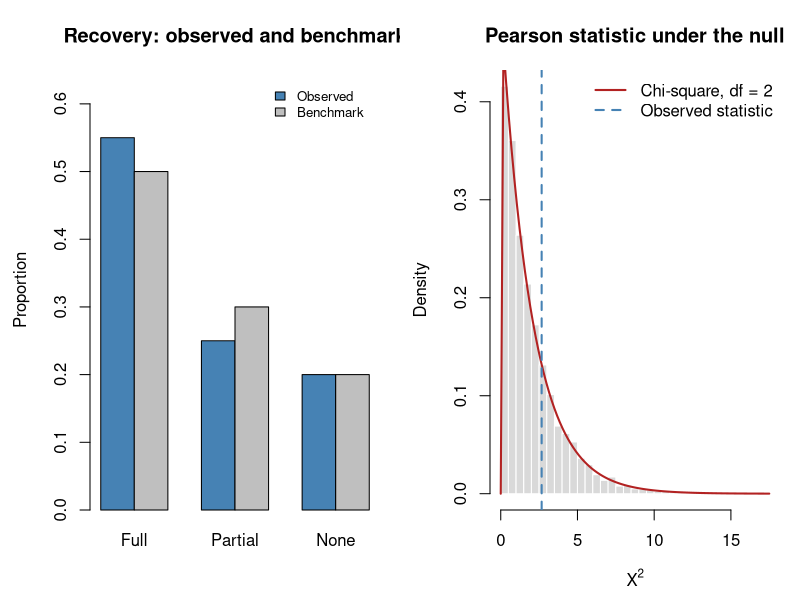
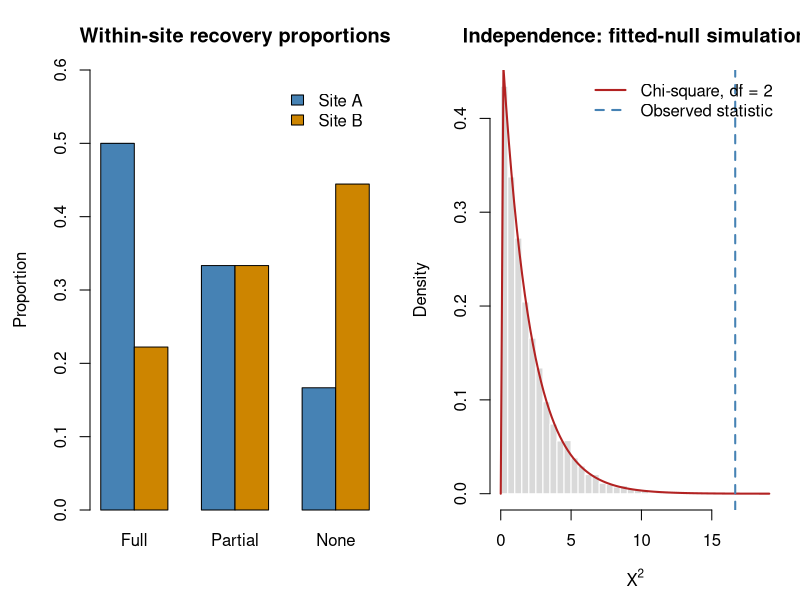
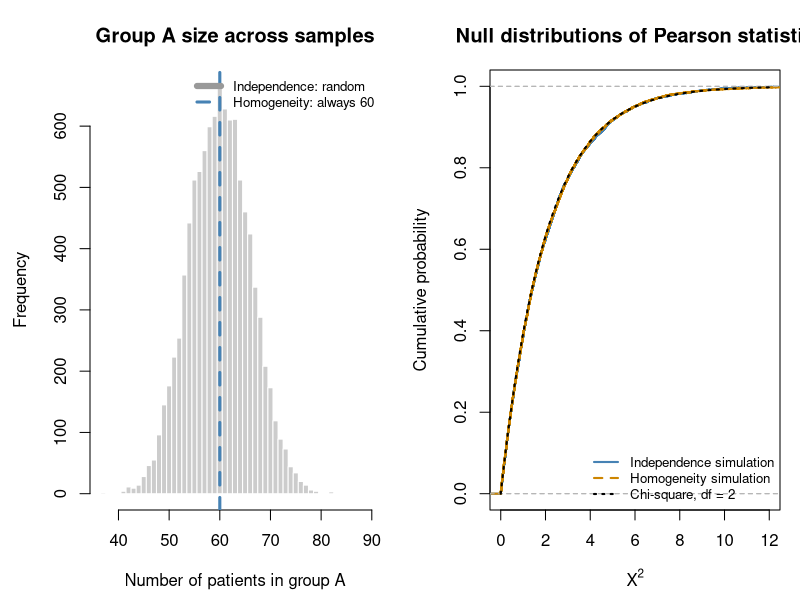

Source code (R) for these figures, in order:
# CATEGORICAL DATA ANALYSIS: SESSION 1
# Statistical Inference 2026-27
# Three classroom demos using a hypothetical hospital recovery study.
# Base R only: no packages or downloads required.
#
# HOW TO USE
# Explanations are inline comments only; they are not printed to the console.
# Numeric results and plots are retained for the classroom demonstrations.
# <- assigns a value; c() combines values; rbind()/cbind() combine rows/columns.
# set.seed() makes simulations repeatable; B is the number of simulated samples.
# A null model is the benchmark assumption used to generate expected counts.
# source("categorical_session1_demo.R") runs all demos; plots appear separately.
# Run from top to bottom, selecting successive lines or blocks in RStudio.
# All objects stay in your workspace; later sections reuse earlier results.
# Run each for-loop as a complete block.
# In RStudio, use the Plots history to revisit plots.
# All datasets are teaching examples, not clinical evidence.
# Simulations assume independent patients with common probabilities within
# each population/group. They do not model hospital clustering or missingness.

# ============================================================================
# 1. MULTINOMIAL COUNTS AND A SPECIFIED RECOVERY BENCHMARK (10-15 minutes)
# ============================================================================
set.seed(20261028)
n <- 200L
B <- 10000L                       # Number of simulated cohorts
p0 <- c(Full = 0.50, Partial = 0.30, None = 0.20)
observed <- c(Full = 110, Partial = 50, None = 40)

# First create individual patient outcomes, then count categories.
# Fixing factor levels keeps a category even if it happens to have count 0.
patient_outcomes <- factor(
  sample(names(p0), size = n, replace = TRUE, prob = p0),
  levels = names(p0)
)
# These are the recovery labels for just the first 12 of 200 simulated patients. Full,
# Partial and None are categories, not numbers. The Levels line lists all possible
# categories; it is not an extra patient.
print(head(patient_outcomes, 12))
# This table counts how many of the 200 simulated patients fall in each category. The
# three counts must add to 200. They need not equal 100, 60 and 40 because this is one
# random cohort.
print(table(patient_outcomes))
# These are the same counts divided by 200. Read 0.50 as 50% of patients. The proportions
# sum to 1. This simulated cohort is separate from the supplied observed counts used
# later.
print(prop.table(table(patient_outcomes)))
# This random cohort is distinct from the supplied observed cohort below.

# rmultinom() generates counts directly; each COLUMN is one cohort.
counts <- rmultinom(B, size = n, prob = p0)
rownames(counts) <- names(p0)
expected <- n * p0
theoretical_cov <- n * (diag(as.numeric(p0)) - outer(p0, p0))
dimnames(theoretical_cov) <- list(names(p0), names(p0))
empirical_cov <- cov(t(counts))   # cov() treats columns as variables

# We now simulate 10,000 cohorts, each with 200 patients. Theoretical is n times the
# benchmark probability: 100, 60 and 40. Simulated is the average count across cohorts,
# not the count from one cohort. The two columns should be close.
print(round(cbind(Theoretical = expected, Simulated = rowMeans(counts)), 3))
# This matrix describes how category COUNTS vary across repeated cohorts. Diagonal entries
# are variances: n*p*(1-p). Off-diagonal entries are covariances: -n*p_i*p_j. Negative
# covariance occurs because all counts must share a fixed total of 200; it does not mean
# the patients are dependent.
print(theoretical_cov)
# This estimates the same covariance matrix using the 10,000 simulated cohorts. Compare
# each entry with the theoretical matrix above. Small differences are simulation noise.
# t(counts) makes cohorts the rows and categories the columns, as cov() requires.
print(round(empirical_cov, 2))
# colSums(counts) finds the total patient count in each simulated cohort. Every total is
# 200, so the variance of those totals is exactly zero even though the individual category
# counts vary.
print(var(colSums(counts)))
# ASK: Independent patients, but negative count covariances -- why?
# ANSWER: A patient contributes to exactly one category; totals stay at n.

# Calculate Pearson manually, retaining each category's contribution.
contributions <- (observed - expected)^2 / expected
X2 <- sum(contributions)
df <- length(p0) - 1L
p_asym <- pchisq(X2, df = df, lower.tail = FALSE)
# We now use the supplied observed cohort: 110 Full, 50 Partial and 40 None. Expected
# means what the benchmark predicts on average: 100, 60 and 40. Each Pearson contribution
# is (Observed-Expected)^2/Expected. These contributions measure discrepancies and add to
# the test statistic.
print(cbind(Observed = observed, Expected = expected,
            Pearson_contribution = contributions))
# X2 is the total Pearson discrepancy, about 2.667. There are 2 degrees of freedom because
# three counts have one fixed-total constraint and no benchmark probabilities were
# estimated. The p-value, about 0.264, is the null-model probability of a statistic at
# least this large (using a chi-square approximation). At a 5% threshold we do not reject
# the benchmark; this does not establish that it is true.
print(c(X2 = X2, df = df, asymptotic_p = p_asym))
# Verify only AFTER showing the manual calculation.
reference <- chisq.test(observed, p = p0)
# This is the built-in R check of the manual Pearson calculation above. X-squared is X2,
# df is degrees of freedom, and p-value is the upper-tail probability. The numbers should
# match. The following stopifnot() is silent if the check passes and stops the script if
# it fails.
print(reference)
stopifnot(isTRUE(all.equal(X2, unname(reference$statistic))))

# The same fixed null probabilities are used for every simulated cohort.
differences <- sweep(counts, 1, expected, '-')
X2_sim <- colSums(sweep(differences^2, 1, expected, '/'))
# Include ties. The +1 construction gives a valid Monte Carlo test under
# this fully specified null, rather than reporting a spurious zero p-value.
p_mc <- (1 + sum(X2_sim >= X2 - 1e-12)) / (B + 1)
# Asymptotic uses the theoretical chi-square curve. Monte_Carlo estimates the null tail
# probability from simulated cohorts, counting statistics at least as large as the
# observed one. Approx_MC_SE measures simulation uncertainty in that estimate, not
# uncertainty in the recovery probabilities. Neither p-value is the probability that the
# null hypothesis is true.
print(c(Asymptotic = p_asym, Monte_Carlo = p_mc,
        Approx_MC_SE = sqrt(p_mc * (1 - p_mc) / B)))

oldpar <- par(no.readonly = TRUE)
par(mfrow = c(1, 2), mar = c(4.5, 4.5, 3.5, 1))
# PLOT 1 (left): Blue bars are the observed proportions 0.55, 0.25, 0.20; grey bars are
# the benchmark 0.50, 0.30, 0.20. Compare bar heights within each recovery category.
barplot(rbind(Observed = observed / n, Benchmark = p0), beside = TRUE,
        col = c('steelblue', 'grey75'), ylim = c(0, 0.65),
        ylab = 'Proportion', main = 'Recovery: observed and benchmark',
        legend.text = TRUE, args.legend = list(bty = 'n', cex = 0.8))
# PLOT 2 (right): Grey bars show Pearson statistics from repeated null samples. The red
# curve is the chi-square approximation; the dashed blue line is the observed statistic.
# The null probability to the right of that line is the p-value. The vertical axis is
# density, so area, not bar height, represents probability.
hist(X2_sim, breaks = 45, probability = TRUE, col = 'grey85',
     border = 'white', main = 'Pearson statistic under the null',
     xlab = expression(X^2))
curve(dchisq(x, df = df), add = TRUE, col = 'firebrick', lwd = 2)
abline(v = X2, col = 'steelblue', lwd = 2, lty = 2)
legend('topright', c('Chi-square, df = 2', 'Observed statistic'),
       col = c('firebrick', 'steelblue'), lty = c(1, 2), lwd = 2, bty = 'n')

# ASK: Why 2 df rather than 3? The three proportions sum to 1.
# CONCLUSION: p is about 0.264; failure to reject does not prove equivalence.
par(oldpar)  # Restore graphics settings after this pair of plots.

# ============================================================================
# 2. INDEPENDENCE: ONE NETWORK SAMPLE, TWO CLASSIFICATIONS (15 minutes)
# ============================================================================
observed <- rbind(A = c(Full = 30, Partial = 20, None = 10),
                  B = c(Full = 20, Partial = 30, None = 40))
n <- sum(observed)
nr <- nrow(observed)
nc <- ncol(observed)
# This is ONE sample of 150 patients, classified by site (rows) and recovery (columns).
# The Sum row and column are totals, not extra observations. Site A has 60 patients and
# site B has 90, but these site sizes were not fixed in advance in this sampling design.
print(addmargins(observed))
# DESIGN: Sample 150 patients once; record their site and recovery.
# Site sample sizes were NOT fixed in advance.
# p_ij is a JOINT probability; all six probabilities sum to 1.
empirical_joint <- observed / n
row_prob <- rowSums(observed) / n
col_prob <- colSums(observed) / n
fitted_joint <- outer(row_prob, col_prob)
dimnames(fitted_joint) <- dimnames(observed)
expected <- n * fitted_joint
# Each cell is its observed count divided by the GRAND total, 150. For example, A/Full is
# 30/150 = 0.20: the fraction of all patients who are both at site A and fully recovered.
# All six cells together sum to 1; individual rows do not.
print(round(empirical_joint, 4))
# Under independence, P(site AND recovery) = P(site)*P(recovery). The site proportions are
# 0.4 and 0.6; all three recovery proportions are 1/3. Multiplying these margins gives the
# fitted joint probabilities below. These probabilities are estimated from this sample.
print(round(fitted_joint, 4))
# Expected counts are the grand total times the fitted independent probabilities,
# equivalently row total times column total divided by grand total. Each cell in row A has
# expectation 20; each in row B has expectation 30. These are model averages, not
# additional data.
print(expected)

contributions <- (observed - expected)^2 / expected
X2 <- sum(contributions)
# Avoid 0 * log(0): a zero observed count contributes zero to G2.
positive <- observed > 0
G2 <- 2 * sum(observed[positive] * log(observed[positive] / expected[positive]))
df <- (nr - 1L) * (nc - 1L)
# Each cell shows (Observed-Expected)^2/Expected. Large entries identify cells
# contributing most to the overall disagreement with independence. Squaring removes the
# direction: a shortage and an excess can contribute equally.
print(contributions)
# A Pearson residual is (Observed-Expected)/sqrt(Expected). Positive means more patients
# than independence predicts; negative means fewer. Squaring a residual gives its Pearson
# contribution above. A/Full is positive and A/None is negative; site B shows the reverse
# pattern. These residuals are descriptive and are not separate independent hypothesis
# tests.
print(round((observed - expected) / sqrt(expected), 3))
results <- data.frame(Statistic = c('Pearson', 'Deviance'),
                      Value = c(X2, G2), df = df,
                      p_value = pchisq(c(X2, G2), df, lower.tail = FALSE))
# Pearson uses squared discrepancies; Deviance uses the likelihood-ratio statistic G2 =
# 2*sum(O*log(O/E)). Both are compared with a chi-square distribution with (2-1)*(3-1) = 2
# degrees of freedom. Pearson is about 16.667 with p about 0.00024: strong evidence
# against independence under this model. Association alone does not show that site causes
# recovery differences.
print(results)
reference <- chisq.test(observed, correct = FALSE)
# The built-in chisq.test() repeats the Pearson independence test. Its statistic, df and
# p-value should match the Pearson row above, not the Deviance row. The assertion
# immediately after it checks the statistic and produces no output when successful.
print(reference)
stopifnot(isTRUE(all.equal(X2, unname(reference$statistic))))
# correct = FALSE makes the requested uncorrected calculation explicit.
# A continuity correction is not applied by chisq.test to this 2 x 3 table.

# NULL SIMULATION: one multinomial over all SIX cells, total fixed at 150.
# as.vector() and matrix() both use column-major ordering in R.
draws <- rmultinom(B, size = n, prob = as.vector(fitted_joint))
X2_sim <- numeric(B)
row_totals <- matrix(NA_real_, B, nr, dimnames = list(NULL, rownames(observed)))
col_totals <- matrix(NA_real_, B, nc, dimnames = list(NULL, colnames(observed)))
zero_margin <- logical(B)
for (b in seq_len(B)) {
  tab <- matrix(draws[, b], nrow = nr, ncol = nc)
  rt <- rowSums(tab); ct <- colSums(tab)
  row_totals[b, ] <- rt; col_totals[b, ] <- ct
  # Re-estimate BOTH margins in this simulated dataset.
  E_b <- outer(rt, ct) / n
  # A zero fitted cell from an empty margin also has observed count zero.
  # Use its zero contribution for computation and flag the event. Such
  # boundary tables need care; no such events are expected in this demo.
  zero_margin[b] <- any(E_b == 0)
  keep <- E_b > 0
  X2_sim[b] <- sum((tab[keep] - E_b[keep])^2 / E_b[keep])
}
# We simulated 10,000 new tables under the fitted independence model. Grand_total_variance
# must be zero because every table contains 150 patients. Zero_margin_tables counts tables
# with an empty row or column; expect zero here. This is a diagnostic count, not a
# p-value.
print(c(Grand_total_variance = var(colSums(draws)),
        Zero_margin_tables = sum(zero_margin)))
# These variances measure how much the site sample sizes change across simulated samples.
# Both should be near 150*0.4*0.6 = 36. The site sizes are random, even though their sum
# is always 150.
print(apply(row_totals, 2, var))
# These variances measure how much the recovery-category totals change across samples.
# Each should be near 150*(1/3)*(2/3) = 33.33. Both row and column margins are random in
# this design.
print(apply(col_totals, 2, var))
# A 95% quantile is a cutoff below which about 95% of null statistics fall. Compare the
# simulated cutoffs with the chi-square cutoffs in each column; close values support the
# approximation. These are statistic cutoffs, not p-values. Every simulated table has its
# margins re-estimated before calculating its statistic.
print(rbind(Simulated = quantile(X2_sim, c(.5, .9, .95, .99)),
            Chi_square = qchisq(c(.5, .9, .95, .99), df)))
# This is an unconditional parametric bootstrap from a FITTED null.
# It is not a finite-sample exact test. With only 10000 draws, the observed
# p-value near 0.00024 has few exceedances, so use the simulation to show
# the distribution/design rather than to claim a precise extreme-tail p.
# chisq.test(..., simulate.p.value = TRUE) uses FIXED margins for a table:
# that is a different conditional simulation, not the one implemented here.

oldpar <- par(no.readonly = TRUE)
par(mfrow = c(1, 2), mar = c(4.5, 4.5, 3.5, 1))
# PLOT 1 (left): Each bar is a within-site recovery proportion, dividing A counts by 60
# and B counts by 90. Compare the blue and orange bars within each outcome. This compares
# recovery patterns fairly despite unequal site sizes.
barplot(prop.table(observed, margin = 1), beside = TRUE,
        col = c('steelblue', 'orange3'), ylim = c(0, .6),
        main = 'Within-site recovery proportions', ylab = 'Proportion',
        legend.text = c('Site A', 'Site B'), args.legend = list(bty = 'n'))
# PLOT 2 (right): Grey bars show statistics under fitted independence; the red curve is
# chi-square with 2 df. The observed statistic (blue dashed line) is far in the right
# tail. The simulation illustrates the null distribution; 10,000 draws are too few to
# estimate this very small tail probability precisely.
hist(X2_sim, breaks = 45, probability = TRUE, col = 'grey85',
     border = 'white', xlim = c(0, max(X2_sim, X2) * 1.05),
     main = 'Independence: fitted-null simulation', xlab = expression(X^2))
curve(dchisq(x, df), add = TRUE, col = 'firebrick', lwd = 2)
abline(v = X2, col = 'steelblue', lty = 2, lwd = 2)
legend('topright', c('Chi-square, df = 2', 'Observed statistic'),
       col = c('firebrick', 'steelblue'), lty = c(1, 2), lwd = 2, bty = 'n')
# ASK: Which cells explain the discrepancy? Does association imply causation?
par(oldpar)  # Restore graphics settings after this pair of plots.

# ============================================================================
# 3. HOMOGENEITY: SEPARATE GROUPS WITH FIXED SIZES (15 minutes)
# ============================================================================
# Continue with the same observed table, n, nr, nc and B from Section 2.
# Change the sampling design: group sizes are now fixed in advance.
group_sizes <- c(A = 60L, B = 90L)
stopifnot(all(rowSums(observed) == group_sizes))
# DESIGN: The numbers 60 and 90 were fixed before collecting outcomes.
# Here p_ij is a WITHIN-GROUP probability: EACH row sums to 1.
group_prob <- prop.table(observed, margin = 1)
pooled_prob <- colSums(observed) / n
expected <- outer(group_sizes, pooled_prob)
dimnames(expected) <- dimnames(observed)
# Now imagine TWO separately sampled groups whose sizes were fixed at 60 and 90. Each cell
# is its count divided by its own GROUP size. Each row therefore sums to 1. For example,
# Full is 30/60 = 0.50 in A and 20/90 = 0.2222 in B. These are within-group probabilities,
# unlike the joint probabilities in Demo 2.
print(round(group_prob, 4))
# The homogeneity null says both groups share one recovery distribution. Estimate that
# distribution by combining their counts and dividing by 150: 50/150 = 1/3 for each
# outcome. This weights group distributions by their sizes, 60/150 and 90/150; it is not
# an equal-weight average of the two rows.
print(pooled_prob)
# Pooling is sample-size weighted, not an unweighted average of rows.
weighted_pool <- colSums(sweep(group_prob, 1, group_sizes / n, '*'))
stopifnot(isTRUE(all.equal(as.numeric(pooled_prob), as.numeric(weighted_pool))))
# Multiply each fixed group size by the pooled recovery probabilities. Expected counts are
# 20 in each cell of A and 30 in each cell of B. These are numerically identical to Demo
# 2, although the sampling design and interpretation of probabilities differ.
print(expected)
X2 <- sum((observed - expected)^2 / expected)
positive <- observed > 0
G2 <- 2 * sum(observed[positive] * log(observed[positive] / expected[positive]))
df <- nr * (nc - 1L) - (nc - 1L)
results <- data.frame(Statistic = c('Pearson', 'Deviance'), Value = c(X2, G2),
                      df = df, p_value = pchisq(c(X2, G2), df, lower.tail = FALSE))
# Pearson and Deviance test whether the two groups share one recovery distribution.
# Separate group distributions require 2*(3-1) = 4 free parameters; one shared
# distribution requires 3-1 = 2. Their difference gives df = 2. The statistics and
# p-values match Demo 2, providing strong evidence against a common distribution under the
# assumed sampling model.
print(results)
# This built-in result checks the Pearson row above. R may label it a test of independence
# because it sees a table, not the sampling design. With fixed group sizes, we interpret
# the same calculation as a test of homogeneity.
print(chisq.test(observed, correct = FALSE))
# Same numbers as Demo 2, although the likelihood and design differ.

# HOMOGENEITY NULL: two independent multinomials with fixed group sizes.
# Each object below has 3 rows (categories) and B columns (replicates).
counts_A <- rmultinom(B, size = group_sizes[1], prob = pooled_prob)
counts_B <- rmultinom(B, size = group_sizes[2], prob = pooled_prob)
hom_X2 <- numeric(B)
hom_rows <- cbind(A = colSums(counts_A), B = colSums(counts_B))
hom_cols <- t(counts_A + counts_B)
colnames(hom_cols) <- colnames(observed)
empty_category <- logical(B)
for (b in seq_len(B)) {
  tab <- rbind(counts_A[, b], counts_B[, b])
  p_b <- colSums(tab) / n            # Refit common distribution each time
  E_b <- outer(group_sizes, p_b)
  empty_category[b] <- any(E_b == 0)
  keep <- E_b > 0
  hom_X2[b] <- sum((tab[keep] - E_b[keep])^2 / E_b[keep])
}

# Compare with the independence simulations already generated in Section 2.
design_check <- rbind(
  Independence = c(Grand = var(rowSums(row_totals)),
                   setNames(apply(row_totals, 2, var), c('Row_A', 'Row_B')),
                   setNames(apply(col_totals, 2, var), c('Col_F', 'Col_P', 'Col_N'))),
  Homogeneity = c(Grand = var(rowSums(hom_rows)),
                  setNames(apply(hom_rows, 2, var), c('Row_A', 'Row_B')),
                  setNames(apply(hom_cols, 2, var), c('Col_F', 'Col_P', 'Col_N')))
)
# Each entry is a variance across repeated samples, not a count from the observed table.
# Grand is zero in both designs. Row_A and Row_B vary under Independence but are exactly
# zero under Homogeneity because group sizes stay 60 and 90. Col_F, Col_P and Col_N vary
# under both designs. This is the key difference between the experiments.
print(round(design_check, 2))
stopifnot(all(hom_rows[, 1] == 60), all(hom_rows[, 2] == 90),
          all(colSums(draws) == 150))
# Compare each column across the two simulated designs and the chi-square reference. The
# 50%, 90%, 95% and 99% entries are null-statistic cutoffs. Similar values show that
# different sampling experiments can have the same approximate chi-square law; they do not
# make the experiments identical.
print(rbind(Independence = quantile(X2_sim, c(.5, .9, .95, .99)),
            Homogeneity = quantile(hom_X2, c(.5, .9, .95, .99)),
            Chi_square = qchisq(c(.5, .9, .95, .99), df)))

oldpar <- par(no.readonly = TRUE)
par(mfrow = c(1, 2), mar = c(4.5, 4.5, 3.5, 1))
# PLOT 1 (left): The grey histogram shows how the number of A patients varies under
# independence sampling. The blue dashed line marks the fixed value 60 under homogeneity
# sampling. Both experiments have 150 total patients, but only homogeneity fixes the A
# group size.
hist(row_totals[, 1], breaks = seq(min(row_totals[, 1]) - .5,
                               max(row_totals[, 1]) + .5, by = 1),
     col = 'grey80', border = 'white', main = 'Group A size across samples',
     xlab = 'Number of patients in group A')
abline(v = 60, col = 'steelblue', lwd = 3, lty = 2)
legend('topright', c('Independence: random', 'Homogeneity: always 60'),
       col = c('grey60', 'steelblue'), lwd = c(6, 3), lty = c(1, 2),
       bty = 'n', cex = .8)
# ECDFs avoid smoothing artifacts near the lower boundary zero.
# PLOT 2 (right): An ECDF gives the fraction of simulated statistics at or below each
# horizontal-axis value. Blue is independence, orange is homogeneity, and the black dotted
# curve is the chi-square CDF. Close curves show similar null distributions. The display
# ends at 12, so it does not show the entire extreme tail.
plot(ecdf(X2_sim), do.points = FALSE, verticals = TRUE,
     col = 'steelblue', lwd = 2, xlim = c(0, 12),
     main = 'Null distributions of Pearson statistic',
     xlab = expression(X^2), ylab = 'Cumulative probability')
lines(ecdf(hom_X2), do.points = FALSE, verticals = TRUE,
      col = 'orange3', lwd = 2, lty = 2)
curve(pchisq(x, df), add = TRUE, col = 'black', lwd = 2, lty = 3)
legend('bottomright', c('Independence simulation', 'Homogeneity simulation',
                        'Chi-square, df = 2'),
       col = c('steelblue', 'orange3', 'black'), lty = 1:3, lwd = 2,
       bty = 'n', cex = .8)

# Both simulations use estimated null probabilities: neither is claimed
# to be a finite-sample exact unconditional test. Their sampling designs
# differ, but under regularity both fitted statistics converge to chi-square.
# ASK: Can the observed table alone tell you which experiment occurred?
# ANSWER: No. You must read the sampling description.
# ASK: Why does fitting a common distribution cost c-1 parameters here?
# Unrestricted: r(c-1); null: c-1; difference: (r-1)(c-1).
par(oldpar)  # Restore graphics settings after this pair of plots.
